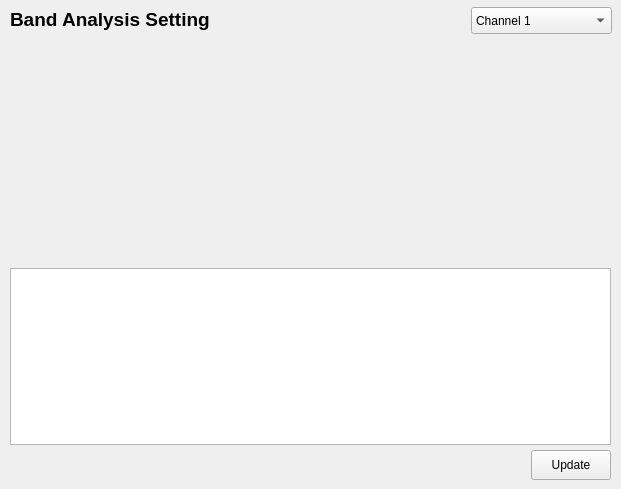
     <widget class="QWidget" name="tab_4">
      <attribute name="title">
       <string>Band Analysis</string>
      </attribute>
      <widget class="QWidget" name="verticalLayoutWidget">
       <property name="geometry">
        <rect>
         <x>10</x>
         <y>40</y>
         <width>601</width>
         <height>221</height>
        </rect>
       </property>
       <layout class="QVBoxLayout" name="VL_Band"/>
      </widget>
      <widget class="QTableWidget" name="tabel_set_band">
       <property name="geometry">
        <rect>
         <x>10</x>
         <y>268</y>
         <width>601</width>
         <height>177</height>
        </rect>
       </property>
      </widget>
      <widget class="QPushButton" name="pb_update_band">
       <property name="geometry">
        <rect>
         <x>531</x>
         <y>450</y>
         <width>80</width>
         <height>30</height>
        </rect>
       </property>
       <property name="minimumSize">
        <size>
         <width>80</width>
         <height>30</height>
        </size>
       </property>
       <property name="maximumSize">
        <size>
         <width>80</width>
         <height>30</height>
        </size>
       </property>
       <property name="text">
        <string>Update</string>
       </property>
      </widget>
      <widget class="QLabel" name="label_15">
       <property name="geometry">
        <rect>
         <x>10</x>
         <y>4</y>
         <width>241</width>
         <height>31</height>
        </rect>
       </property>
       <property name="font">
        <font>
         <pointsize>14</pointsize>
        </font>
       </property>
       <property name="text">
        <string>&lt;!DOCTYPE HTML PUBLIC &quot;-//W3C//DTD HTML 4.0//EN&quot; &quot;http://www.w3.org/TR/REC-html40/strict.dtd&quot;&gt;
&lt;html&gt;&lt;head&gt;&lt;meta name=&quot;qrichtext&quot; content=&quot;1&quot; /&gt;&lt;style type=&quot;text/css&quot;&gt;
p, li { white-space: pre-wrap; }
&lt;/style&gt;&lt;/head&gt;&lt;body style=&quot; font-family:'Ubuntu'; font-size:14pt; font-weight:400; font-style:normal;&quot;&gt;
&lt;p style=&quot; margin-top:0px; margin-bottom:0px; margin-left:0px; margin-right:0px; -qt-block-indent:0; text-indent:0px;&quot;&gt;&lt;span style=&quot; font-family:'Sans Serif'; font-weight:600;&quot;&gt;Band Analysis Setting&lt;/span&gt;&lt;/p&gt;&lt;/body&gt;&lt;/html&gt;</string>
       </property>
      </widget>
      <widget class="QComboBox" name="comboBox">
       <property name="geometry">
        <rect>
         <x>471</x>
         <y>7</y>
         <width>141</width>
         <height>27</height>
        </rect>
       </property>
       <item>
        <property name="text">
         <string>Channel 1</string>
        </property>
       </item>
       <item>
        <property name="text">
         <string>Channel 2</string>
        </property>
       </item>
       <item>
        <property name="text">
         <string>Channel 3</string>
        </property>
       </item>
       <item>
        <property name="text">
         <string>Channel 4</string>
        </property>
       </item>
      </widget>
     </widget>
